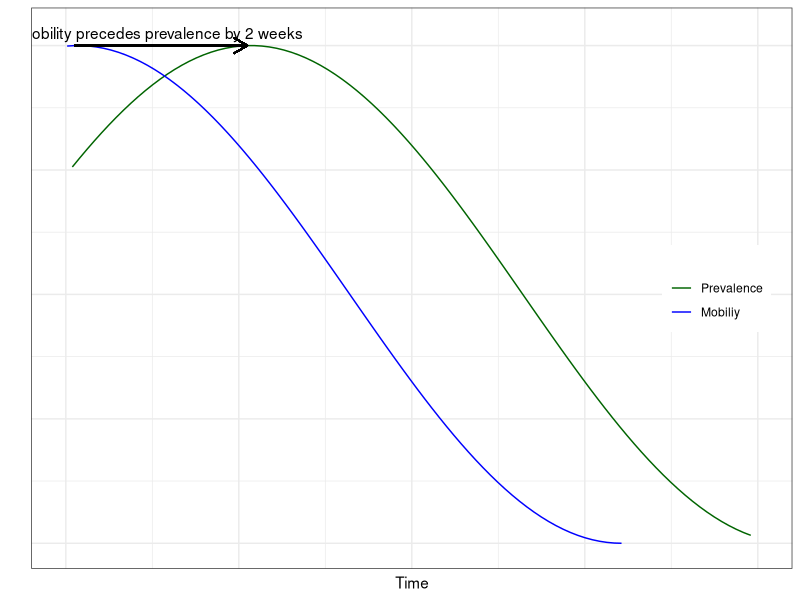
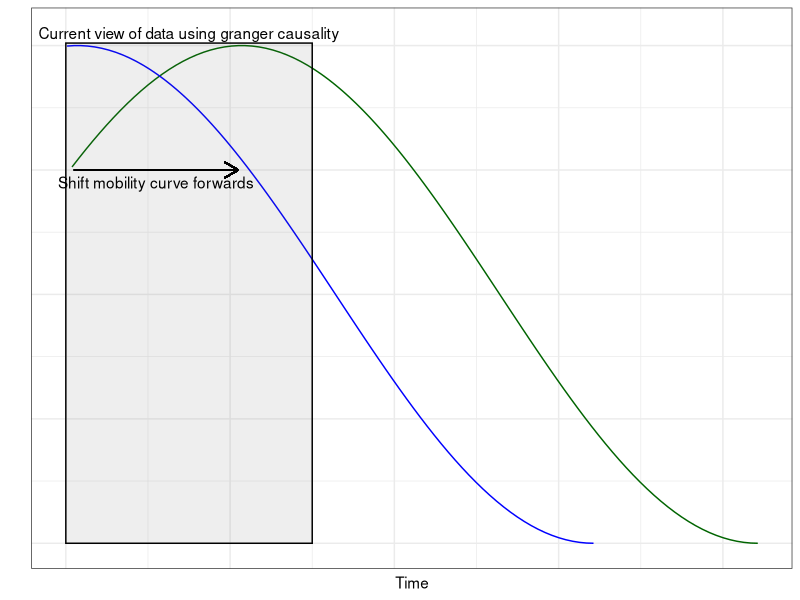
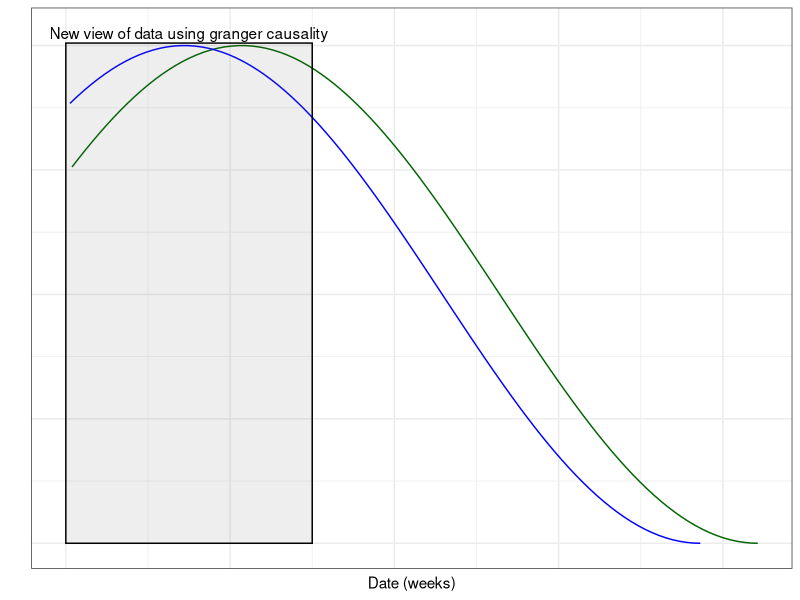
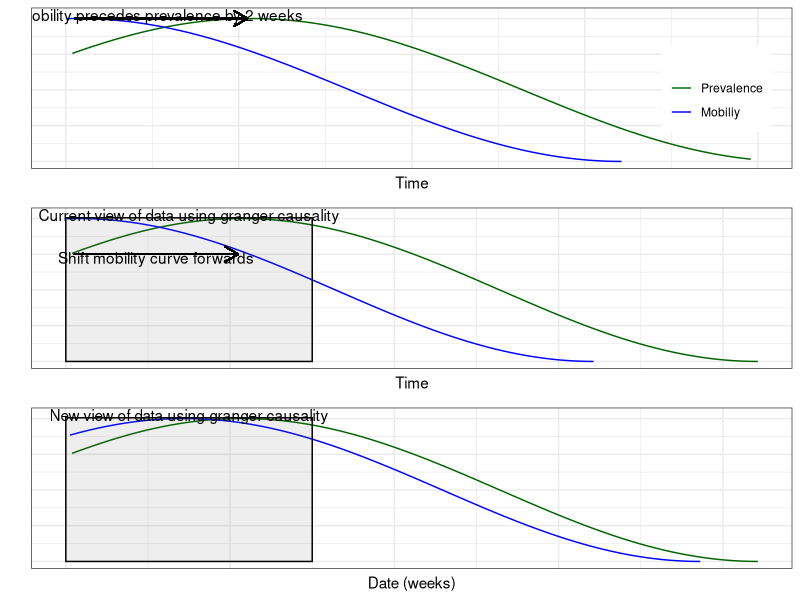

Here is the R script that generated these plots, in order:
# Visualisations of shifts and lags

# Library Load-In====
library(tidyverse) #For everything data#

#Let's Start with a Trig Refresher#========================#
theta <- seq(from = -pi,
             to = 3*pi, 
             length.out = 150)

sine <- tibble(x = theta-1,
               y = sin(theta/2),
               label = 1:length(theta))

sine_shift <- tibble(x = theta-3,
               y = sin(theta/2),
               label = 1:length(theta))


max_mob_x = sine_shift$x[which.max(sine_shift$y)]
max_prev_x = sine$x[which.max(sine$y)] 
colors <- c("Mobility illustration"="blue","Prevalence demonstration")


p1 <- sine %>%
  ggplot(aes(x=x,y=y))+
  geom_line(aes(color= "dark green"))+
  geom_line(data=sine_shift,aes(x=x,y=y,color="blue"))+
  xlim(0,8)+
  labs(x="Time", y="")+
  scale_color_identity(name="",
                       breaks=c("dark green","blue"),
                       labels=c("Prevalence","Mobiliy"),
                       guide="legend")+
  theme_bw()+
  theme(axis.text.y=element_blank(),
        axis.ticks.y=element_blank(),
        axis.text.x=element_blank(),
        axis.ticks.x=element_blank(),
        legend.position=c(0.9,0.5))+
  geom_segment(aes(x=max_mob_x, xend=max_prev_x,y=1, yend=1), 
               arrow=arrow(length=unit(0.4,"cm")))+
  annotate("text",x=(max_mob_x+max_prev_x)/2,y=1.05,label="Mobility precedes prevalence by 2 weeks") # Note annotate is not blurry but using geom_text is blurry
p1

# For some reason the legend disappears when annotations added

p2 <- sine %>%
  ggplot(aes(x=x,y=y))+
  geom_line(color= "dark green")+
  geom_line(data=sine_shift,aes(x=x,y=y),color="blue")+
  xlim(0,max(sine$x))+
  labs(x="Time", y="")+
  scale_color_identity(name="",
                       breaks=c("dark green","blue"),
                       labels=c("Prevalence","Mobiliy"),
                       guide="legend")+
  theme_bw()+
  theme(axis.text.y=element_blank(),
        axis.ticks.y=element_blank(),
        axis.text.x=element_blank(),
        axis.ticks.x=element_blank(),
        legend.position=c(0.9,0.5))+
  annotate("rect",xmin=0,xmax=3,ymin=-1,ymax=1.01, alpha=0.1, colour="black")+
  annotate("text",x=1.5,y=1.05,label="Current view of data using granger causality")+
  annotate("text",x=(max_mob_x+max_prev_x)/2,y=0.45,label="Shift mobility curve forwards") +
  geom_segment(aes(x=max_mob_x, xend=max_prev_x,y=0.5, yend=0.5), 
               arrow=arrow(length=unit(0.4,"cm")))
p2

p3 <- sine %>%
  ggplot(aes(x=x,y=y))+
  geom_line(color= "dark green")+
  geom_line(data=sine_shift,aes(x=x+1.3,y=y),color="blue")+
  xlim(0,max(sine$x))+
  labs(x="Date (weeks)", y="")+
  scale_color_identity(name="",
                       breaks=c("dark green","blue"),
                       labels=c("Prevalence","Mobiliy"),
                       guide="legend")+
  theme_bw()+
  theme(axis.text.y=element_blank(),
        axis.ticks.y=element_blank(),
        axis.text.x=element_blank(),
        axis.ticks.x=element_blank(),
        legend.position="top")+
  annotate("rect",xmin=0,xmax=3,ymin=-1,ymax=1.01, alpha=0.1, colour="black")+
  annotate("text",x=1.5,y=1.05,label="New view of data using granger causality")

p3

library(gridExtra)
grid.arrange(p1, p2, p3,nrow = 3)
